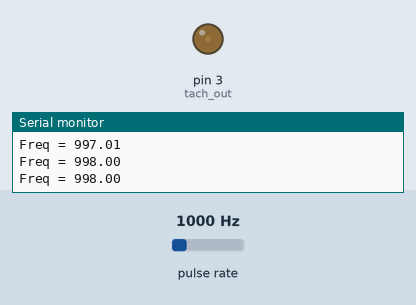
This sketch was run on a simulated Arduino Uno, built with avr-gcc and run on an emulated ATmega328P. Shown: output pins drawn as LEDs (lit = HIGH), the last lines printed to the serial monitor. Wiring (inferred from the names in the program): pulse sensor: data pin 7. The test bench sets the inputs (shaded band); at power-on: pulse rate 1000 Hz.

Above: at 2.2 s.
2.3 s: pulse rate (sensor on pin 7) set to 200 Hz
At 3.0 s:
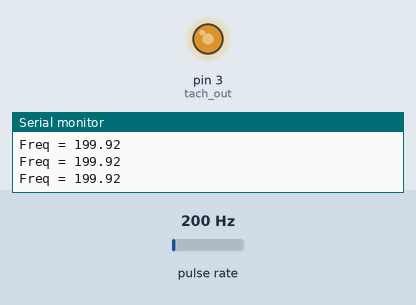
5.3 s: pulse rate (sensor on pin 7) set to 100 Hz
At 5.9 s:
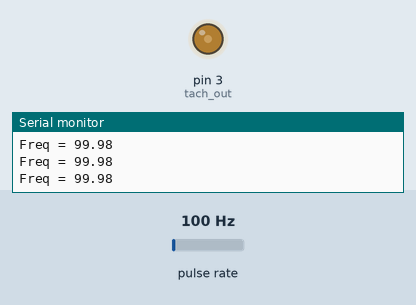
Timing chart, 0 to 8.3 s (numbered marks = the images above; inputs shaded):
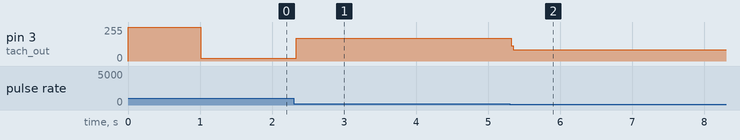

The sketch:

tach_test1.ino
```cpp
unsigned long ontime, offtime, duty;
float freq, period;
#define tach_in 7
#define tach_out 3
int tach_out_min;

//pin 3 outputs voltage to the tachometer.
//pin 7 input measure the ECU tachometer signal

void setup() {
  pinMode(tach_in, INPUT_PULLUP);
  pinMode(tach_out, OUTPUT);
  Serial.begin(9600);
  tach_out_min = 20;

  analogWrite(tach_out, 255);
  delay(1000);
  analogWrite(tach_out, tach_out_min);

}

void loop() {
  ontime = pulseIn(tach_in, HIGH);
  offtime = pulseIn(tach_in, LOW);
  period = ontime + offtime;
  freq = 1000000.0 / period;
  //duty = (ontime / period) * 100;

  Serial.println("");
  Serial.print("Freq = ");
  Serial.println(freq);

  //freq/1.17 was found to be the right callibration between input from the ECU and display
  //on the tachometer.  100Hz = 3000RPM
  analogWrite(tach_out, constrain(freq/1.17,0,255));
  if(freq > 250){
    analogWrite(tach_out, tach_out_min);
  }

}
```

Measured:
- after the input at 2.3 s, pin 3 (tach_out): 20/255 → 170/255 at once
